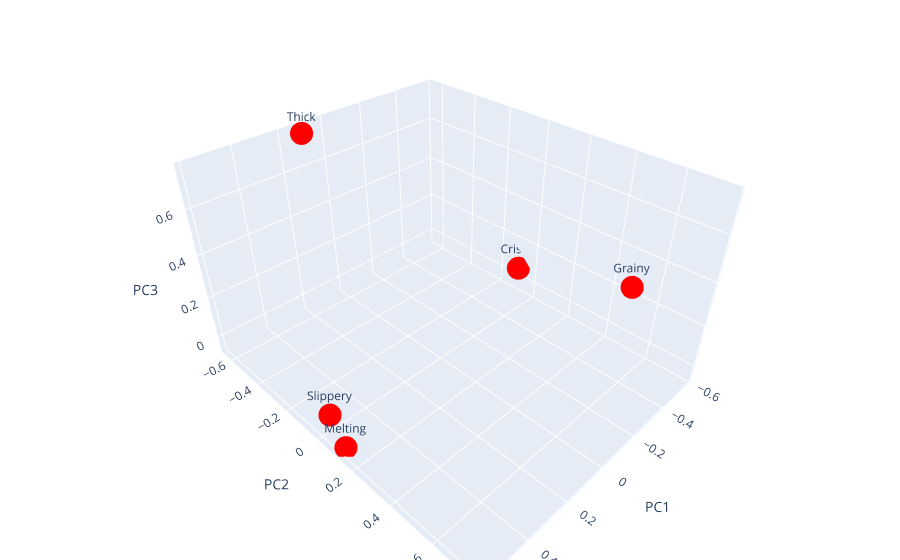

Here is the notebook cell this chart was saved with:
### Code cell
# 3D loading plot
loadings_label = df_loadings.index
fig = px.scatter_3d(df_loadings, x='PC1', y='PC2', z='PC3', text=loadings_label)
fig.update_traces(marker=dict(color='red'))
fig.update_layout(margin=dict(l=0, r=0, b=0, t=0))
fig.show()

### Figure 1 — Plotly figure (JSON) as saved in the notebook; plotly's stock layout.template omitted (floating-point values rounded to 4 significant figures)
{"data": [{"hovertemplate": "PC1=%{x}<br>PC2=%{y}<br>PC3=%{z}<br>index=%{text}<extra></extra>", "legendgroup": "", "marker": {"color": "red", "symbol": "circle"}, "mode": "markers+text", "name": "", "scene": "scene", "showlegend": false, "text": ["Thick", "Grainy", "Slippery", "Crispy", "Melting"], "type": "scatter3d", "x": [0.1248, -0.04615, 0.5609, -0.5706, 0.5849], "y": [-0.6349, 0.7597, 0.003803, -0.0747, 0.1189], "z": [0.7575, 0.6476, 0.004657, 0.06113, -0.05533]}], "layout": {"legend": {"tracegroupgap": 0}, "margin": {"b": 0, "l": 0, "r": 0, "t": 0}, "scene": {"domain": {"x": [0, 1], "y": [0, 1]}, "xaxis": {"title": {"text": "PC1"}}, "yaxis": {"title": {"text": "PC2"}}, "zaxis": {"title": {"text": "PC3"}}}}}
